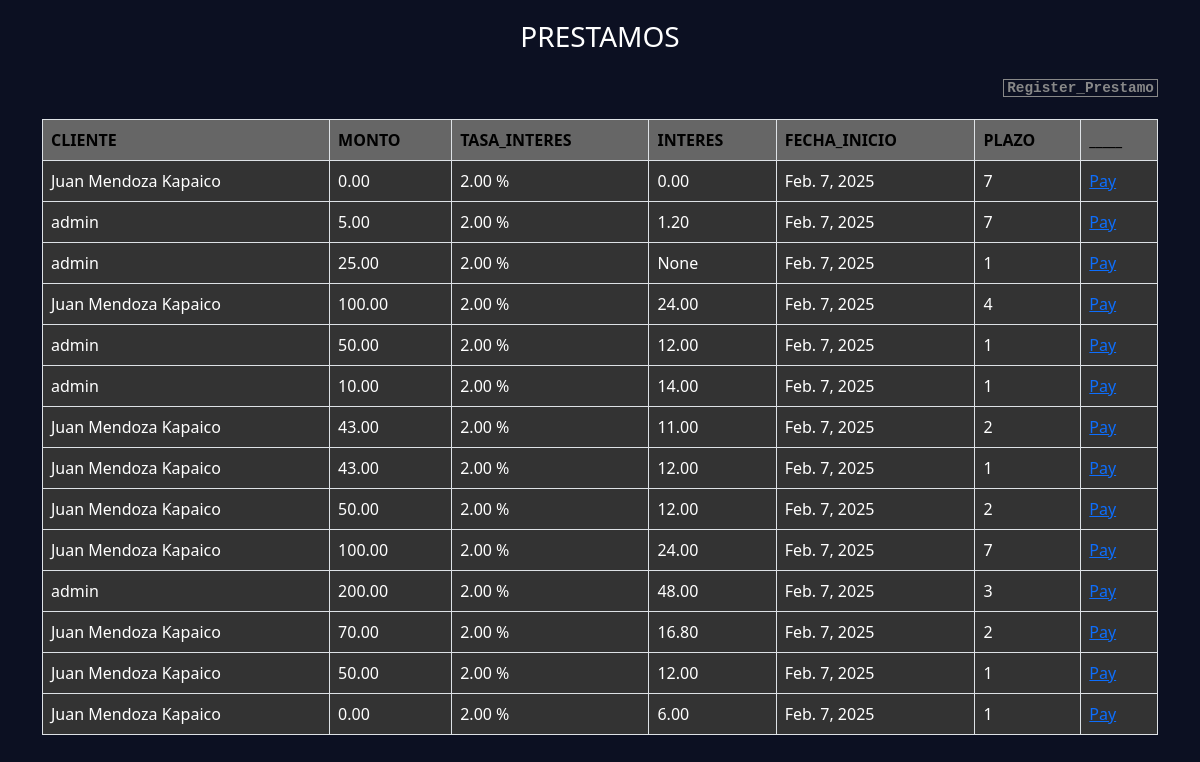
The page /loans/ on the database as committed earlier.
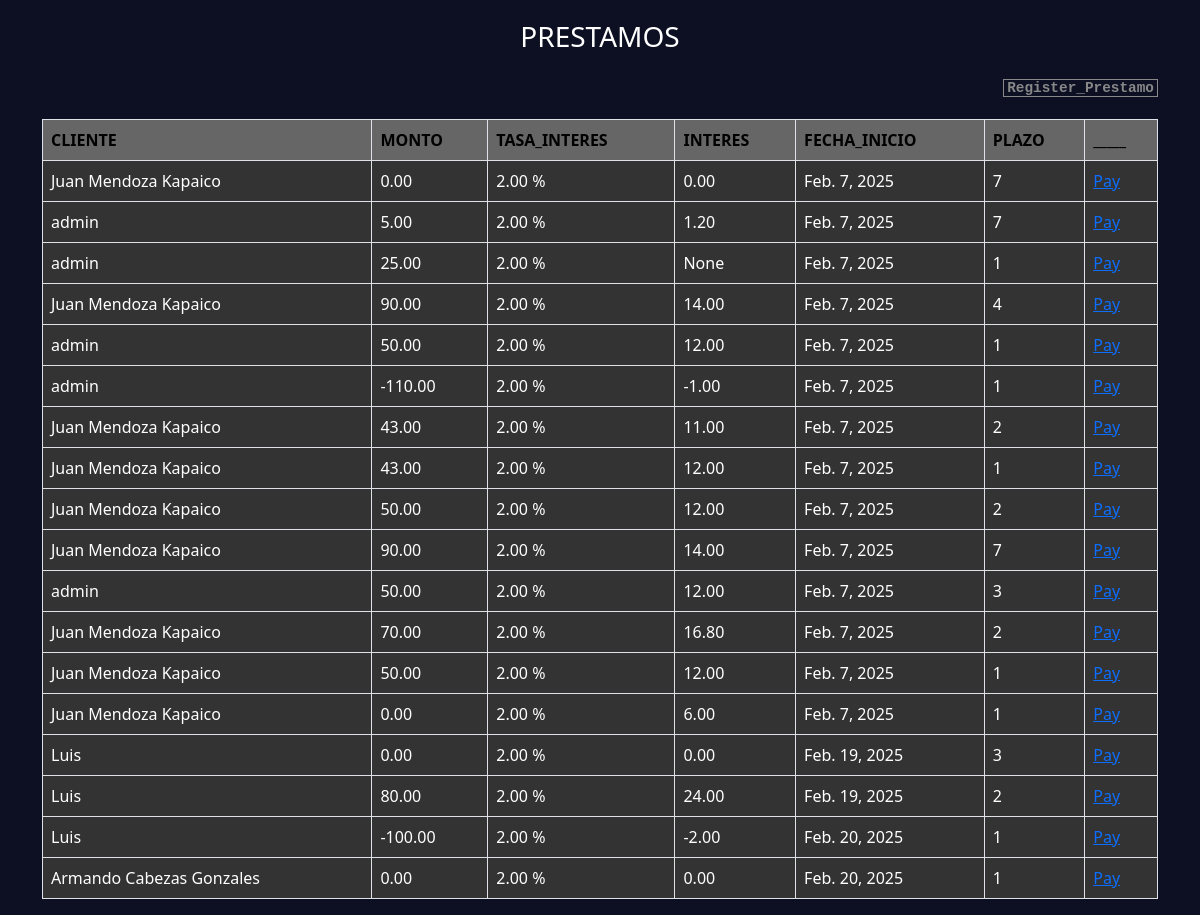
The same page on the database as committed later.
### prestamos/models.py (models this page shows, shortened)
class Prestamo(models.Model):
    cliente = models.ForeignKey(Cliente, on_delete=models.CASCADE)
    monto = models.DecimalField(max_digits=10, decimal_places=2)
    tasa_interes = models.DecimalField(max_digits=5, decimal_places=2, default=2)
    interes = models.DecimalField(max_digits=10, decimal_places=2, blank=True, null=True)  # Campo para el interés calculado
    fecha_inicio = models.DateField(auto_now_add=True)
    plazo = models.IntegerField()  # Plazo en meses

### clientes/models.py (models this page shows)
class Cliente(models.Model):
    nombre = models.CharField(max_length=100)
    telefono = models.CharField(max_length=15)
    def __str__(self):
        return self.nombre

### prestamos/views.py (the view)
# urls.py: path('loans/', views.loans, name='loans'),
@never_cache
def loans(request):
    prestamos = Prestamo.objects.all()
    return render(request, 'loans.html', {'prestamos':prestamos})

### prestamos/templates/loans.html (shortened to what this page needs)
{% extends "home/base.html" %}
{% load static %}
{% block head %}
    <link rel="stylesheet" href="{% static 'css/clients.css' %}">
{% endblock %}
{% block content %}
    <div class="container">
        <h3 class="titulo">PRESTAMOS</h3>
        <div class="enlace text-end"><a href="{% url 'register_loan' %}">Register_Prestamo</a></div>
        <div class="box_table">
            <table class="table table-bordered">
                <thead>
                    <tr>
                        <th class="fw-bold">CLIENTE</th>
                        <th class="fw-bold">MONTO</th>
                        <th class="fw-bold">TASA_INTERES</th>
                        <th class="fw-bold">INTERES</th>
                        <th class="fw-bold">FECHA_INICIO</th>
                        <th class="fw-bold">PLAZO</th>
                        <th class="fw-bold">_____</th>
                    </tr>
                </thead>
                <tbody>
                    {% for p in prestamos %}
                    <tr class="">
                        <td class="">{{ p.cliente }}</td>
                        <td>{{ p.monto }}</td>
                        <td>{{ p.tasa_interes }} % </td>
                        <td>{{ p.interes }}</td>
                        <td>{{ p.fecha_inicio }}</td>
                        <td>{{ p.plazo }}</td>
                        <td><a href="{% url 'register_pay_with_id' p.id %}">Pay</a></td>
                    </tr>
                    {% endfor %}
                </tbody>
            </table>
        </div>
    </div>
{% endblock %}

### home/templates/home/base.html (shortened to what this page needs)
<!DOCTYPE html>
<html lang="en">
<head>
    {% load static %}
    <link href="https://cdn.jsdelivr.net/npm/bootstrap@5.3.3/dist/css/bootstrap.min.css" rel="stylesheet">
    {% block head %}
    {% endblock %}
</head>
<body>
    {% block content %}
    {% endblock %}
</body>
</html>

### clientes/static/css/clients.css (style rules this page uses)
.container { background: transparent; }
.container .titulo { text-align: center; margin: 20px 0; }
.container .enlace a { text-decoration: none; padding: 0 3px; color: #888; font-size: 0.9rem; font-family: 'Courier New', Courier, monospace; font-weight: bold; border: 1px solid #888; }
.container .box_table { margin-top: 20px; }
.container .box_table .table thead tr th { background: #666; color: #000; }
.container .box_table .table tbody tr td { background: #333; color: #fff; }

### home/templates/home/base.html (style rules this page uses)
* { margin: 0; padding: 0; box-sizing: border-box; }
body { background-color: #0c1022; color: #fff; }

Rows that differ between the two databases and show on the page:
changed Prestamo (number 4 of 18 on the later page): monto "100.00" → "90.00"; interes "24.00" → "14.00"
changed Prestamo (number 6 of 18 on the later page): monto "10.00" → "-110.00"; interes "14.00" → "-1.00"
changed Prestamo (number 10 of 18 on the later page): monto "100.00" → "90.00"; interes "24.00" → "14.00"
changed Prestamo (number 11 of 18 on the later page): monto "200.00" → "50.00"; interes "48.00" → "12.00"
added Prestamo: cliente "Luis", monto "0.00", tasa_interes "2.00", interes "0.00", fecha_inicio "Feb. 19, 2025", plazo "3"
added Prestamo: cliente "Luis", monto "80.00", tasa_interes "2.00", interes "24.00", fecha_inicio "Feb. 19, 2025", plazo "2"
added Prestamo: cliente "Luis", monto "-100.00", tasa_interes "2.00", interes "-2.00", fecha_inicio "Feb. 20, 2025", plazo "1"
added Prestamo: cliente "Armando Cabezas Gonzales", monto "0.00", tasa_interes "2.00", interes "0.00", fecha_inicio "Feb. 20, 2025", plazo "1"
